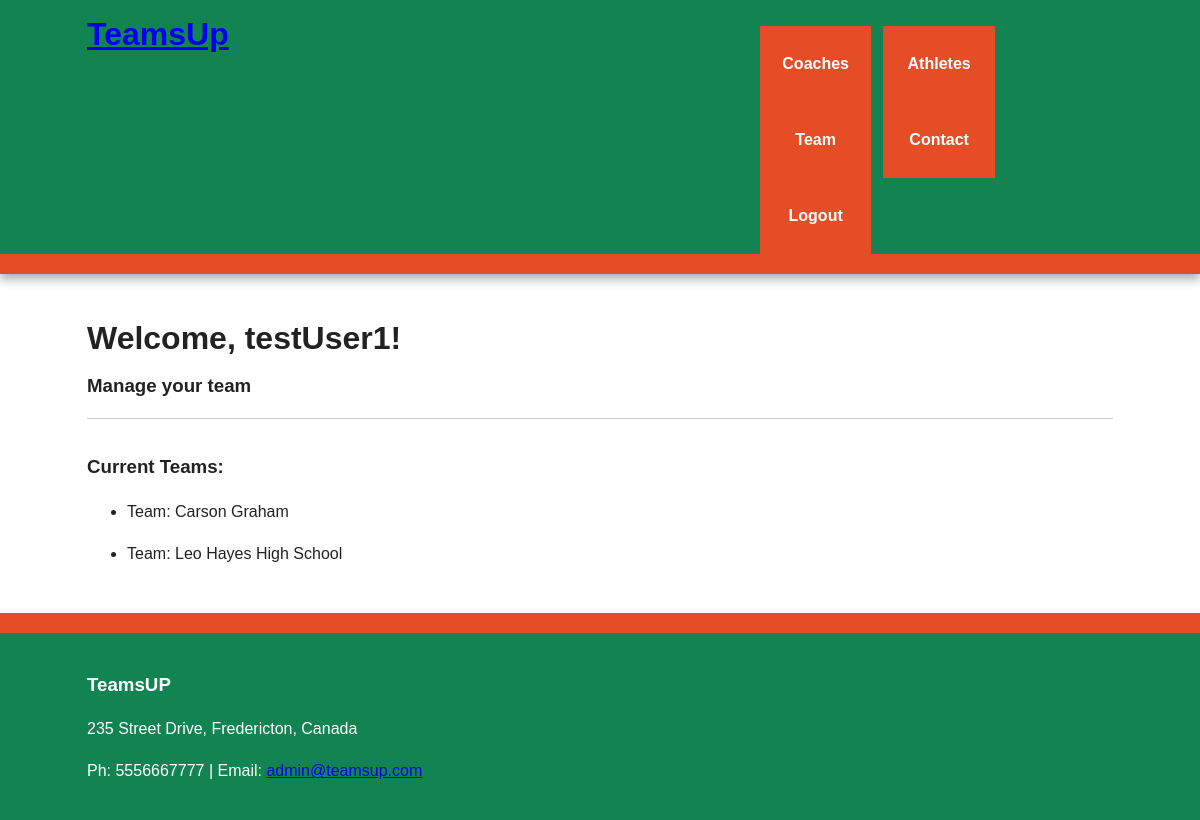
Screenshot of /user/testUser2 (signed in) with the database file from the repository.
### flask_package/models.py (models this page shows, shortened)
class User(UserMixin, db.Model):
    id = db.Column(db.Integer, primary_key=True)
    name = db.Column(db.String(140), index=True, unique=False)
    role = db.Column(db.String(140), index=True, unique=False)
    email = db.Column(db.String(140), index=True, unique=True)
    username = db.Column(db.String(140), index=True, unique=True)
    password_hash = db.Column(db.String(140))
    joined_at_date = db.Column(db.DateTime(), index=True, default=datetime.utcnow)
    team_id = db.Column(db.Integer, db.ForeignKey('team.id'))

class Team(db.Model):
    id = db.Column(db.Integer, primary_key=True)
    team_name = db.Column(db.String(140), index=True, unique=True)
    users = db.relationship("User", backref='team', lazy='dynamic')
    coach_id = db.Column(db.Integer)
    athletes = db.relationship("Athlete", backref='team', lazy='dynamic')
    def __repr__(self):
        return f"Team: {self.team_name}"

### flask_package/routes.py (the view)
@app.route('/user/<username>')
@login_required
def user(username):
    user = User.query.filter_by(username=username).first_or_404()
    teams = Team.query.filter_by(coach_id=user.id)
    return render_template('user.html', user=user, teams=teams)

### flask_package/models.py (called while the page is built)
@login_manager.user_loader
def load_user(user_id):
    return User.query.get(int(user_id))

### flask_package/templates/user.html (shortened to what this page needs)
{% extends 'base.html'%}
{% block content %}
    <h1> Welcome, {{ current_user.username }}!</h1>
    <h3>Manage your team</h3><hr>
    <article>
        <h3>Current Teams:</h3>
        {% for team in teams %}
            <ul>
                <li>{{ team }}</li>
            </ul>
        {% endfor %}
    </article>
{% endblock %}

### flask_package/static/css/main.css (style rules this page uses)
html { color: #222; font-size: 1em; line-height: 1.4; }
hr { display: block; height: 1px; border: 0; border-top: 1px solid #ccc; margin: 1em 0; padding: 0; }
body { font: 16px/26px Helvetica, Helvetica Neue, Arial; }
@media only screen and (min-width: 768px) { .main article { float: left; width: 57%; } }

### rows the page displays
User: username "testUser1"
Team: team_name "Team: Carson Graham"
Team: team_name "Team: Leo Hayes High School"
